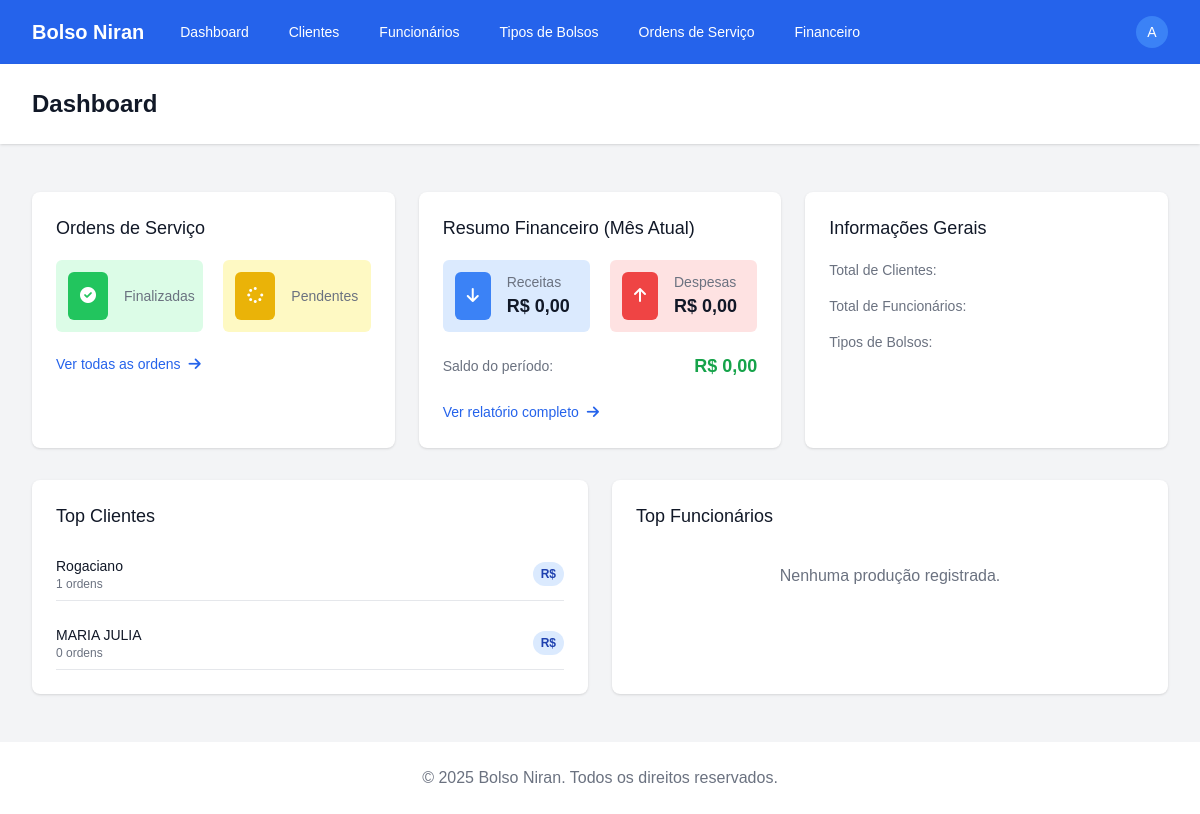
The page /dashboard/ (signed in) on the database its author committed.
### apps/clientes/models.py (models this page shows, shortened)
class Cliente(models.Model):
    nome = models.CharField(max_length=100)
    telefone = models.CharField(max_length=20)
    endereco = models.TextField()
    contato = models.CharField(max_length=100)
    email = models.EmailField(blank=True, null=True)
    data_cadastro = models.DateField(auto_now_add=True)
    class Meta:
        verbose_name = 'Cliente'
        verbose_name_plural = 'Clientes'
        ordering = ['nome']

### apps/dashboard/views.py (the view)
# urls.py: path('', views.DashboardView.as_view(), name='index'),
class DashboardView(LoginRequiredMixin, TemplateView):
    template_name = 'dashboard/dashboard.html'
    def get_context_data(self, **kwargs):
        context = super().get_context_data(**kwargs)
        context['total_ordens'] = OrdemServico.objects.count()
        context['ordens_pendentes'] = OrdemServico.objects.filter(status='pendente').count()
        context['ordens_em_producao'] = OrdemServico.objects.filter(status='em_producao').count()
        context['ordens_finalizadas'] = OrdemServico.objects.filter(status='finalizado').count()
        context['resumo_financeiro'] = ResumoFinanceiro.calcular_resumo()
        context['top_clientes'] = Cliente.objects.annotate(
            total_ordens=Count('ordemservico')
        ).order_by('-total_ordens')[:5]
        context['top_funcionarios'] = Funcionario.objects.annotate(
            total_producoes=Count('producaoos')
        ).order_by('-total_producoes')[:5]
        return context

### templates/dashboard/dashboard.html (shortened to what this page needs)
{% extends 'base.html' %}
{% block header %}Dashboard{% endblock %}
{% block content %}
<div class="grid grid-cols-1 md:grid-cols-3 gap-6">
  <div class="bg-white overflow-hidden shadow rounded-lg">
    <div class="px-4 py-5 sm:p-6">
      <h3 class="text-lg leading-6 font-medium text-gray-900">Ordens de Serviço</h3>
      <div class="mt-5 grid grid-cols-1 gap-5 sm:grid-cols-2">
        <div class="bg-green-100 rounded-md p-3">
          <div class="flex items-center">
            <div class="flex-shrink-0 bg-green-500 rounded-md p-3">
              <i class="fas fa-check-circle text-white"></i>
            </div>
            <div class="ml-4">
              <p class="text-sm font-medium text-gray-500">Finalizadas</p>
            </div>
          </div>
        </div>
        <div class="bg-yellow-100 rounded-md p-3">
          <div class="flex items-center">
            <div class="flex-shrink-0 bg-yellow-500 rounded-md p-3">
              <i class="fas fa-spinner text-white"></i>
            </div>
            <div class="ml-4">
              <p class="text-sm font-medium text-gray-500">Pendentes</p>
            </div>
          </div>
        </div>
      </div>
      <div class="mt-5">
        <a href="{% url 'ordens_servico:list' %}" class="text-sm font-medium text-blue-600 hover:text-blue-500">
          Ver todas as ordens <i class="fas fa-arrow-right ml-1"></i>
        </a>
      </div>
    </div>
  </div>
  <div class="bg-white overflow-hidden shadow rounded-lg">
    <div class="px-4 py-5 sm:p-6">
      <h3 class="text-lg leading-6 font-medium text-gray-900">Resumo Financeiro (Mês Atual)</h3>
      <div class="mt-5 grid grid-cols-1 gap-5 sm:grid-cols-2">
        <div class="bg-blue-100 rounded-md p-3">
          <div class="flex items-center">
            <div class="flex-shrink-0 bg-blue-500 rounded-md p-3">
              <i class="fas fa-arrow-down text-white"></i>
            </div>
            <div class="ml-4">
              <p class="text-sm font-medium text-gray-500">Receitas</p>
              <p class="text-lg font-semibold text-gray-900">R$ {{ resumo_financeiro.total_receitas|floatformat:2 }}</p>
            </div>
          </div>
        </div>
        <div class="bg-red-100 rounded-md p-3">
          <div class="flex items-center">
            <div class="flex-shrink-0 bg-red-500 rounded-md p-3">
              <i class="fas fa-arrow-up text-white"></i>
            </div>
            <div class="ml-4">
              <p class="text-sm font-medium text-gray-500">Despesas</p>
              <p class="text-lg font-semibold text-gray-900">R$ {{ resumo_financeiro.total_despesas|floatformat:2 }}</p>
            </div>
          </div>
        </div>
      </div>
      <div class="mt-5">
        <div class="flex justify-between items-center">
          <span class="text-sm font-medium text-gray-500">Saldo do período:</span>
          <span class="text-lg font-semibold {% if resumo_financeiro.saldo >= 0 %}text-green-600{% else %}text-red-600{% endif %}">
            R$ {{ resumo_financeiro.saldo|floatformat:2 }}
          </span>
        </div>
      </div>
      <div class="mt-5">
        <a href="{% url 'financeiro:resumo' %}" class="text-sm font-medium text-blue-600 hover:text-blue-500">
          Ver relatório completo <i class="fas fa-arrow-right ml-1"></i>
        </a>
      </div>
    </div>
  </div>
  <div class="bg-white overflow-hidden shadow rounded-lg">
    <div class="px-4 py-5 sm:p-6">
      <h3 class="text-lg leading-6 font-medium text-gray-900">Informações Gerais</h3>
      <div class="mt-5 space-y-4">
        <div class="flex justify-between items-center">
          <span class="text-sm font-medium text-gray-500">Total de Clientes:</span>
        </div>
        <div class="flex justify-between items-center">
          <span class="text-sm font-medium text-gray-500">Total de Funcionários:</span>
        </div>
        <div class="flex justify-between items-center">
          <span class="text-sm font-medium text-gray-500">Tipos de Bolsos:</span>
        </div>
      </div>
    </div>
  </div>
</div>
<div class="mt-8 grid grid-cols-1 md:grid-cols-2 gap-6">
  <div class="bg-white overflow-hidden shadow rounded-lg">
    <div class="px-4 py-5 sm:p-6">
      <h3 class="text-lg leading-6 font-medium text-gray-900">Top Clientes</h3>
      {% if top_clientes %}
        <div class="mt-5 space-y-4">
          {% for cliente in top_clientes %}
            <div class="flex items-center justify-between py-2 border-b">
              <div class="flex-1">
                <p class="text-sm font-medium text-gray-900">{{ cliente.nome }}</p>
                <p class="text-xs text-gray-500">{{ cliente.total_ordens }} ordens</p>
              </div>
              <span class="px-2 py-1 text-xs font-semibold rounded-full bg-blue-100 text-blue-800">
                R$ {{ cliente.valor_total|floatformat:2 }}
              </span>
            </div>
          {% endfor %}
        </div>
      {% else %}
        <div class="mt-5 text-center text-gray-500 py-4">
          <p>Nenhum cliente com ordens registradas.</p>
        </div>
      {% endif %}
    </div>
  </div>
  <div class="bg-white overflow-hidden shadow rounded-lg">
    <div class="px-4 py-5 sm:p-6">
      <h3 class="text-lg leading-6 font-medium text-gray-900">Top Funcionários</h3>
      {% if top_funcionarios %}
        <div class="mt-5 space-y-4">
          {% for funcionario in top_funcionarios %}
            <div class="flex items-center justify-between py-2 border-b">
              <div class="flex-1">
                <p class="text-sm font-medium text-gray-900">{{ funcionario.nome }}</p>
                <p class="text-xs text-gray-500">{{ funcionario.total_producoes }} produções</p>
              </div>
              <span class="px-2 py-1 text-xs font-semibold rounded-full bg-green-100 text-green-800">
                {{ funcionario.total_bolsos }} bolsos
              </span>
            </div>
          {% endfor %}
        </div>
      {% else %}
        <div class="mt-5 text-center text-gray-500 py-4">
          <p>Nenhuma produção registrada.</p>
        </div>
      {% endif %}
    </div>
  </div>
</div>
{% endblock %}

### templates/base.html (shortened to what this page needs)
<!DOCTYPE html>
{% load static %}
<html lang="pt-br">
<head>
  <script src="https://cdn.tailwindcss.com"></script>
  <link rel="stylesheet" href="https://cdnjs.cloudflare.com/ajax/libs/font-awesome/6.0.0/css/all.min.css" />
  <link rel="stylesheet" href="{% static 'css/custom.css' %}" />
</head>
<body class="bg-gray-100 min-h-screen">
  <div class="flex flex-col min-h-screen">
    <nav class="bg-blue-600 text-white shadow-md">
      <div class="max-w-7xl mx-auto px-4 sm:px-6 lg:px-8">
        <div class="flex justify-between h-16">
          <div class="flex">
            <div class="flex-shrink-0 flex items-center">
              <span class="text-xl font-bold">Bolso Niran</span>
            </div>
            <div class="hidden md:ml-6 md:flex md:items-center md:space-x-4">
              <a href="{% url 'dashboard:index' %}" class="px-3 py-2 rounded-md text-sm font-medium hover:bg-blue-700">Dashboard</a>
              <a href="{% url 'clientes:list' %}" class="px-3 py-2 rounded-md text-sm font-medium hover:bg-blue-700">Clientes</a>
              <a href="{% url 'funcionarios:list' %}" class="px-3 py-2 rounded-md text-sm font-medium hover:bg-blue-700">Funcionários</a>
              <a href="{% url 'catalogo:list' %}" class="px-3 py-2 rounded-md text-sm font-medium hover:bg-blue-700">Tipos de Bolsos</a>
              <a href="{% url 'ordens_servico:list' %}" class="px-3 py-2 rounded-md text-sm font-medium hover:bg-blue-700">Ordens de Serviço</a>
              <a href="{% url 'financeiro:list' %}" class="px-3 py-2 rounded-md text-sm font-medium hover:bg-blue-700">Financeiro</a>
            </div>
          </div>
          <div class="flex items-center">
            <div class="ml-3 relative" x-data="{ isOpen: false }">
              <div>
                <button @click="isOpen = !isOpen" class="flex text-sm rounded-full focus:outline-none focus:ring-2 focus:ring-offset-2 focus:ring-offset-blue-600 focus:ring-white">
                  <span class="inline-flex items-center justify-center h-8 w-8 rounded-full bg-blue-500">
                    <span class="text-sm font-medium leading-none text-white">
                      {% if user.is_authenticated %}
                        {{ user.username|first|upper }}
                      {% else %}
                        ?
                      {% endif %}
                    </span>
                  </span>
                </button>
              </div>
            </div>
          </div>
        </div>
      </div>
    </nav>
    <header class="bg-white shadow">
      <div class="max-w-7xl mx-auto py-6 px-4 sm:px-6 lg:px-8">
        <h1 class="text-2xl font-bold text-gray-900">
          {% block header %}{% endblock %}
        </h1>
      </div>
    </header>
    <main class="flex-grow">
      <div class="max-w-7xl mx-auto py-6 sm:px-6 lg:px-8">
        <div class="px-4 py-6 sm:px-0">
          {% block content %}{% endblock %}
        </div>
      </div>
    </main>
    <footer class="bg-white">
      <div class="max-w-7xl mx-auto py-6 px-4 overflow-hidden sm:px-6 lg:px-8">
        <p class="text-center text-gray-500">
          &copy; {% now "Y" %} Bolso Niran. Todos os direitos reservados.
        </p>
      </div>
    </footer>
  </div>
</body>
</html>

### static/css/custom.css (style rules this page uses)
body { font-family: 'Arial', sans-serif; background-color: #f8f9fa; }

### rows shown on the page
Cliente: nome "Rogaciano", total_ordens "1"
Cliente: nome "MARIA JULIA", total_ordens "0"

### other values the page prints
{{ user.username|first|upper }} "A"
{{ resumo_financeiro.total_receitas|floatformat:2 }} "0,00"
{{ resumo_financeiro.total_despesas|floatformat:2 }} "0,00"
{{ resumo_financeiro.saldo|floatformat:2 }} "0,00"
